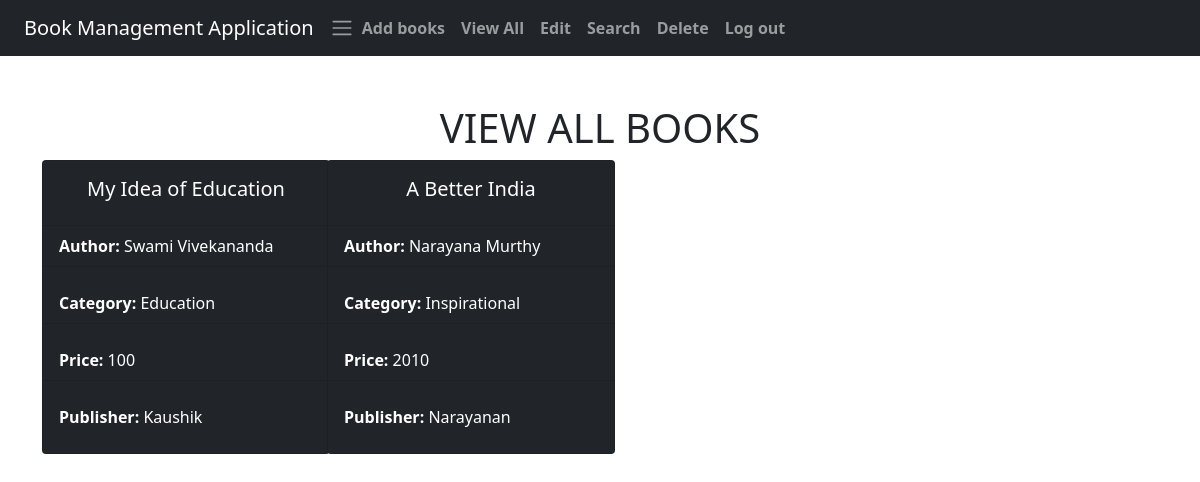
Before: /view with the older database file.
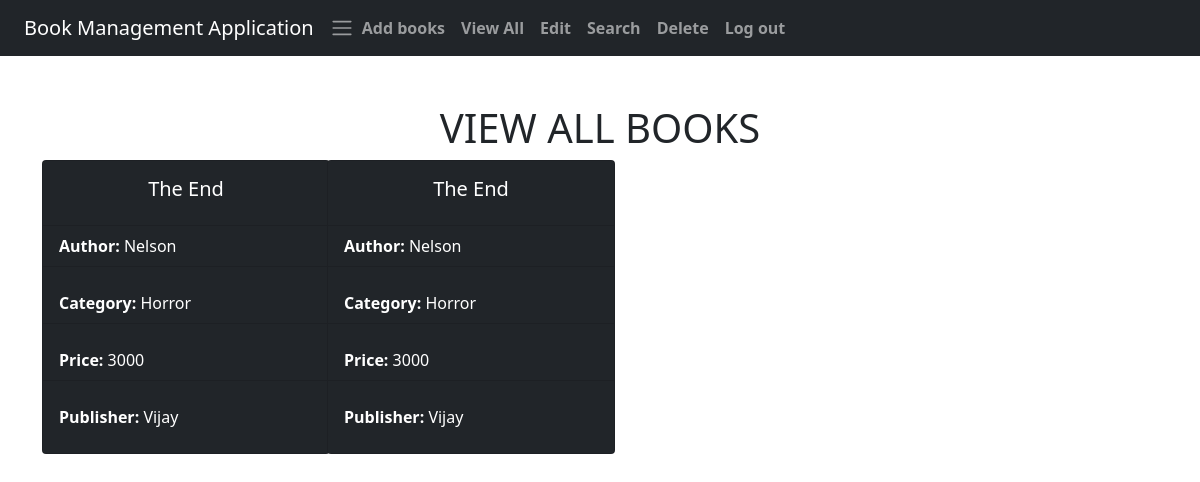
After: the same page with the newer database file.
### tables this page shows
CREATE TABLE BOOK(
                        ID INTEGER PRIMARY KEY AUTOINCREMENT,
                        NAME TEXT,
                        AUTHOR TEXT,
                        CATEGORY TEXT,
                        PRICE TEXT,
                        PUBLISHER TEXT
                       );

### app.py (the view)
@App.route('/view')
def viewall():
    cursor = connection.cursor()
    count = cursor.execute("SELECT * FROM BOOK")
    result = cursor.fetchall()
    return render_template("view.html", books=result)

### templates/view.html
{% extends "base.html" %}
{% block content %}
<br>
<br>
<div class="container">
  <h1><center>VIEW ALL BOOKS</center></h1>
        <div class="row">
            {% for i in books %}
            <div class="col col-12 col-sm-6 col-md-6 col-lg-3 col-xl-3 col-xxl-3">
                <div class="card text-white bg-dark mb-3" style="width: 18rem;">
                    <div class="card-body">
                      <h5 class="card-title"> <center>{{i[1]}}</center></h5>
                    </div>
                    <ul class="list-group list-group-flush ">
                        <li class="list-group-item text-white bg-dark mb-3"><b>Author:</b>  {{i[2]}}</li>
                      <li class="list-group-item text-white bg-dark mb-3"><b>Category:</b>  {{i[3]}}</li>
                      <li class="list-group-item text-white bg-dark mb-3"><b>Price:</b>  {{i[4]}}</li>
                      <li class="list-group-item text-white bg-dark mb-3"><b>Publisher:</b>  {{i[5]}}</li>
                    </ul>
                  </div>
        <br>
        <br>
            </div>
            {% endfor %}
        </div>
    </div>
{% endblock %}

### templates/base.html (shortened to what this page needs)
<!DOCTYPE html>
<html lang="en">
<head>
    <link href="https://cdn.jsdelivr.net/npm/bootstrap@5.1.3/dist/css/bootstrap.min.css" rel="stylesheet">
</head>
<body>
  <div container>
    <div class="row">
      <div class="col">
        <nav class="navbar navbar-expand-lg navbar-dark bg-dark">
          <div class="container-fluid">
            <a class="navbar-brand" href="#">
              Book Management Application
            </a
            <button class="navbar-toggler" type="button" data-bs-toggle="collapse" data-bs-target="#navbarNav" aria-controls="navbarNav" aria-expanded="false" aria-label="Toggle navigation">
              <span class="navbar-toggler-icon"></span>
            <div class="collapse navbar-collapse" id="navbarNav">
              <ul class="navbar-nav">
                <li class="nav-item">
                  <a class="nav-link" aria-current="page" href="/dash"><b>Add books</b>  </a>
                </li>
                <li class="nav-item">
                  <a class="nav-link" aria-current="page" href="/view"><b>View All</b>  </a>
                </li>
                <li class="nav-item">
                  <a class="nav-link" href="/update"><b>Edit</b> </a>
                </li>
                <li class="nav-item">
                  <a class="nav-link" href="/search"><b>Search</b> </a>
                </li>
                <li class="nav-item">
                  <a class="nav-link" href="/delete"><b>Delete</b> </a>
                </li>
                <li class="nav-item">
                  <a class="nav-link" href="/logout"><b>Log out</b> </a>
                </li>
              </ul>
            </div>
          </div>
        </nav>
      </div>
    </div>
  </div>
  {% block content %}
  {% endblock %}
</body>
</html>

Changed rows visible on the page:
removed BOOK: NAME "My Idea of Education", AUTHOR "Swami Vivekananda", CATEGORY "Education", PRICE "100", PUBLISHER "Kaushik"
removed BOOK: NAME "A Better India", AUTHOR "Narayana Murthy", CATEGORY "Inspirational", PRICE "2010", PUBLISHER "Narayanan"
added BOOK: NAME "The End", AUTHOR "Nelson", CATEGORY "Horror", PRICE "3000", PUBLISHER "Vijay"
added BOOK: NAME "The End", AUTHOR "Nelson", CATEGORY "Horror", PRICE "3000", PUBLISHER "Vijay"
